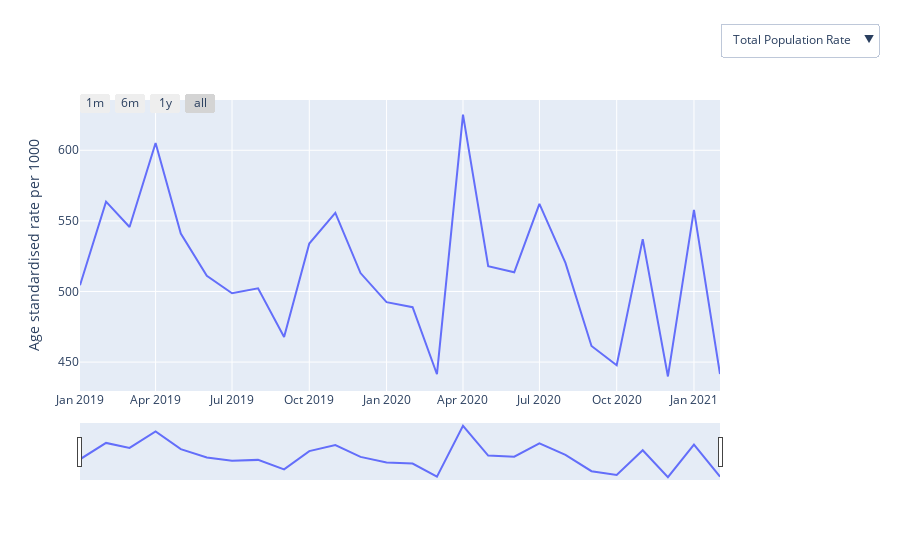

Notebook source saved alongside this figure:
### Markdown cell above
<a id="qrisk"></a>
### Cardiovascular Disease 10 year Risk Assessment

The codes used in for this measure are available in <a href="https://codelists.opensafely.org/codelist/user/richard-croker/cvd-risk-assessment-score-qof/1adf44a5/">this codelist</a>.

#### What it is
Rate of cardiovascular disease risk assessments performed per 1000 members of the population.

#### Why it matters
* Primary prevention of cardiovascular disease is recommended in all people above the age of 40 year, and in particular people with clinical conditions such as hypertension and diabetes are at greater risk. To determine an individual's risk of a cardiovascular event such as a myocardial infarction or stroke, an algorithm called QRISK2 is recommended. This estimates the likelihood of a cardiovascular event in the next 10 years, and individuals with a risk of at least 10% should have a discussion with their GP about starting a statin, or blood pressure treatment if they have Stage I hypertension.  
* If patients are not receiving these risk assessments due to the COVID-19 pandemic, these higher risk patients may not be identified and effective preventative treatment may not be commenced.
* Such risk factor assessment generally only occurs in primary care; it would therefore be considered an important marker of the provision and access to basic preventative care. So for example, the risk calculation requires at least a single cholesterol test and blood pressure readings.

#### Caveats
None

### Code cell
plot_demographics(data_dict['qrisk2'], data_dict_totals['qrisk2'],demographics)
